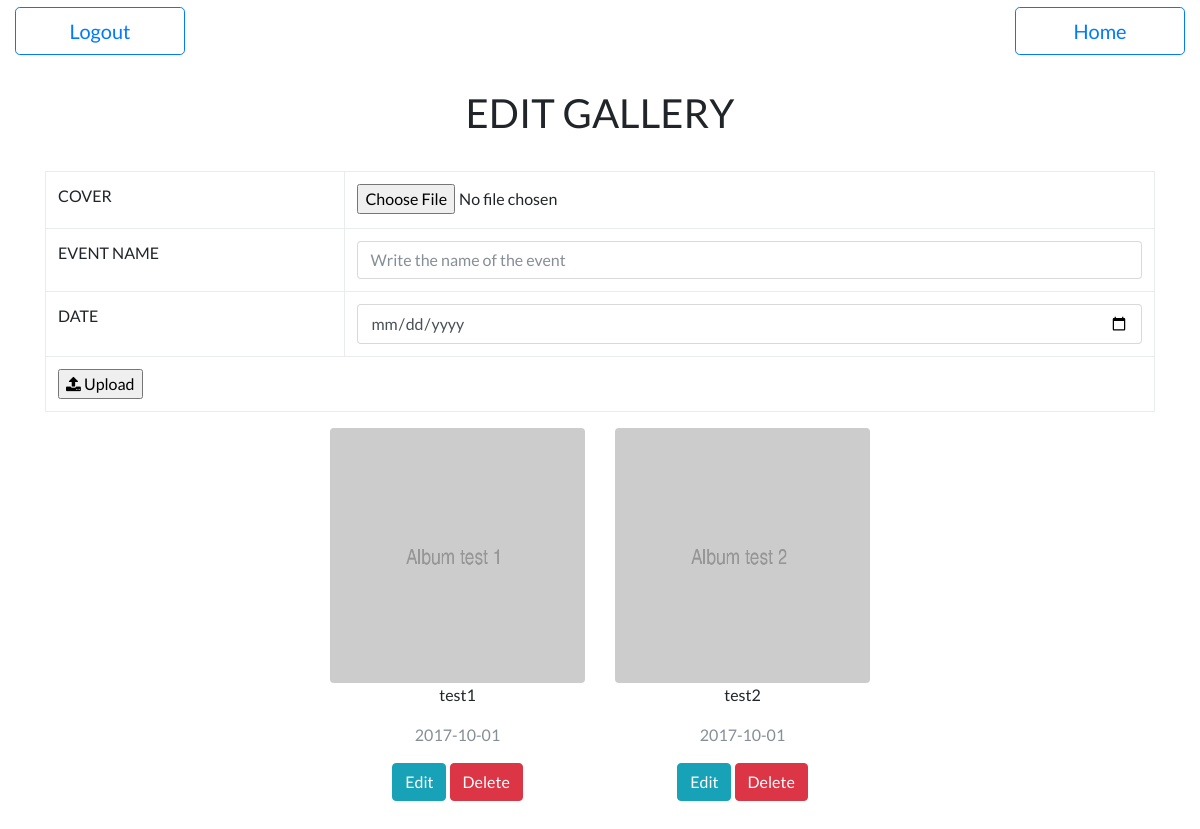
Page /panel/edit-gallery.php (signed in) on the committed database.
### tables this page shows
CREATE TABLE `gallery` (
  `id` int(5) NOT NULL,
  `title` varchar(50) NOT NULL,
  `cover` varchar(100) NOT NULL,
  `date` date NOT NULL
);

### panel/functions-gallery.php (the view, shortened to what this page needs)
<?php
    function getGalleryEdit(){
        global $connect;
        $result = mysqli_query($connect, "SELECT * FROM gallery");
        if (mysqli_num_rows($result) > 0) {
            while ($row = mysqli_fetch_array($result)) {
                populateGalleryDiv($row['id'], $row['title'], $row['cover'], $row['date']);
            }
        }else{
            emptyDiv();
        }
    }
    function populateGalleryDiv($id, $title, $img, $date){
        $img = "../".$img;
        echo "<div id='$id' class='col-3 text-center spaced-bottom'>
                <img src='$img' class='img-fluid rounded' />
                <p class='page-header'>$title</p>
                <p class='text-muted'>$date</p>
                <a class='btn btn-info editEvent' href='?edit_id=$id'>Edit</a>
                <a class='btn btn-danger removeEvent' href='?delete_id=$id'>Delete</a>
            </div>";
    }
?>

### panel/panel-style.css (style rules this page uses)
*:not(.fa) { font-family: 'Lato', sans-serif !important; }
.spaced-bottom { margin-bottom: 3%; }

### rows in the picture
gallery: shows a picture, title "test1", date "2017-10-01"
gallery: shows a picture, title "test2", date "2017-10-01"
